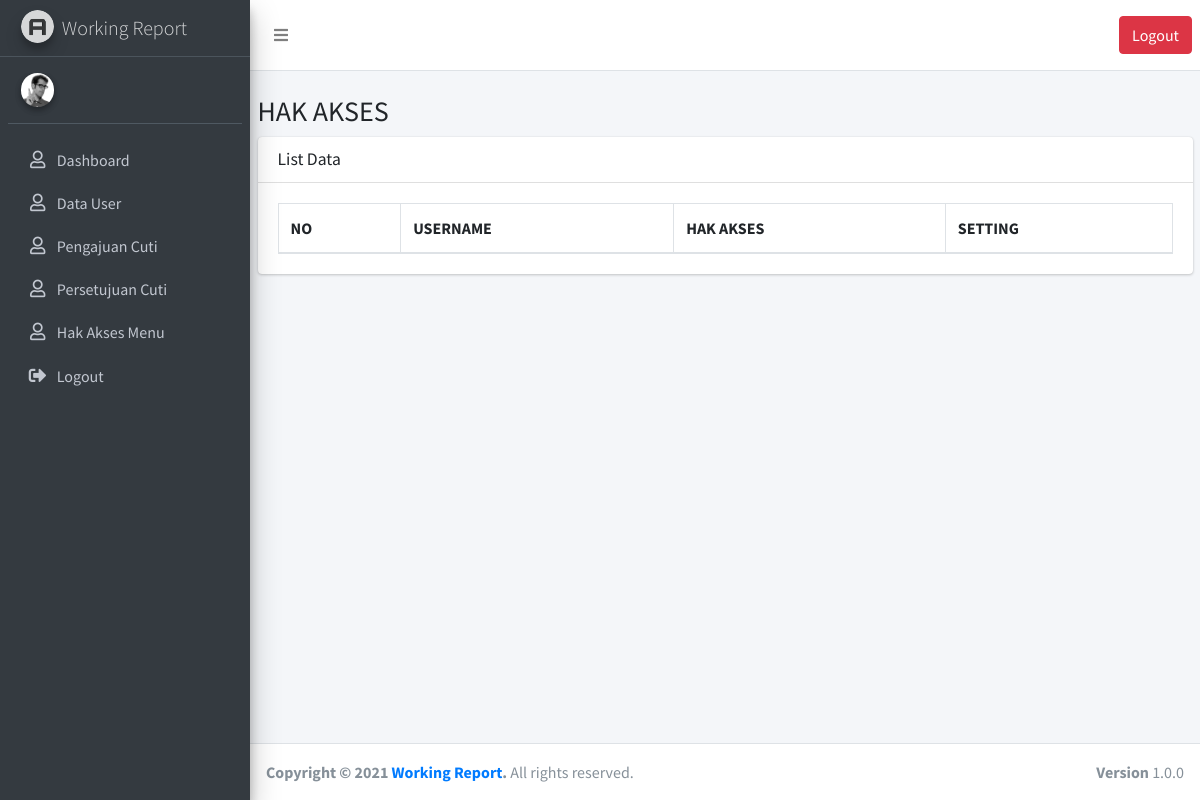
Page /index.php/role on the earlier database version.
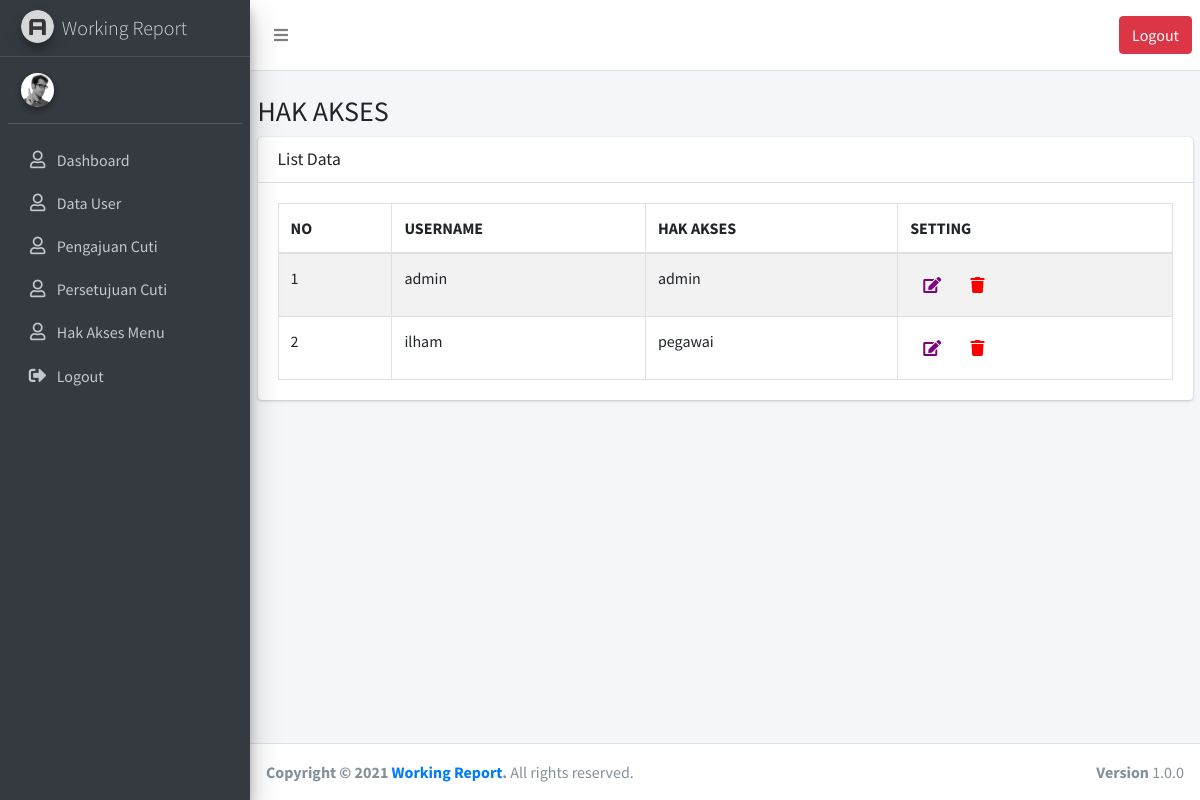
Same page on the later database version.
### tables this page shows
CREATE TABLE `users` (
  `id` int(11) NOT NULL,
  `username` varchar(50) DEFAULT NULL,
  `password` varchar(100) DEFAULT NULL,
  `role_id` int(11) DEFAULT NULL,
  `created_date` datetime DEFAULT NULL,
  `updated_date` datetime DEFAULT NULL
);

CREATE TABLE `roles` (
  `id` int(11) NOT NULL,
  `parent_role_id` int(11) DEFAULT NULL,
  `name` varchar(255) DEFAULT NULL,
  `description` text DEFAULT NULL,
  `created_by` varchar(50) DEFAULT NULL,
  `created_date` datetime DEFAULT NULL,
  `updated_by` varchar(50) DEFAULT NULL,
  `updated_date` datetime DEFAULT NULL
);

### application/controllers/Role.php (called while the page is built, shortened)
<?php
class Role extends CI_Controller
{
    function __construct(){
		$this->load->model('M_role');
		$this->load->model('M_user');
		$this->load->library('form_validation');
	}
    public function index()
    {
		$data['listrole'] = $this->M_role->getAll();
        $data['content'] = 'role/v_role';
        $this->load->view('v_template',$data);
    }
}

### index.php (called while the page is built, shortened)
<?php
require_once BASEPATH.'core/CodeIgniter.php';

### application/models/M_role.php (called while the page is built, shortened)
<?php
	class M_role extends CI_Model {
        private $_table = 'users';
        private $_table2 = 'roles';
        public function getAll(){
            $this->db->select('users.*, b.name');
            $this->db->from($this->_table);
            $this->db->join($this->_table2. " b", 'b.id = users.role_id');
            $query = $this->db->get();
            return $query;
        }
	}
?>

### application/views/role/v_role.php (the view, shortened to what this page needs)
<div class="col-sm-12">
    <div class="thumbnail">
        <div class="caption">
            <h3>
                HAK AKSES
            </h3>
        </div>
        <div class="card">
            <div class="card-header">
                <h3 class="card-title">List Data</h3>
            </div>
            <div class="card-body">
                <table id="example1" class="table table-bordered table-striped">
                    <thead>
                        <tr>
                            <th>NO</th>
                            <th>USERNAME</th>
                            <th>HAK AKSES</th>
                            <th>SETTING</th>
                        </tr>
                    </thead>
                    <tbody>
                        <?php
                            $no = 1;
                            foreach($listrole->result() as $rowrole){
                        ?>
                            <tr>
                                <td><?=$no?></td>
                                <td><?=$rowrole->username;?></td>
                                <td><?=$rowrole->name;?></td>
                                <td>
                                    <a href="<?= base_url(); ?>role/form/<?=$rowrole->id?>"
                                    class="btn"
                                    >
                                    <i class="fa fa-edit" style='color: purple'></i>
                                    </a>
                                    <a href="<?= base_url(); ?>role/delete/<?=$rowrole->id?>"
                                    class="btn"
                                    >
                                    <i class="fa fa-trash" style='color: red'></i>
                                    </a>
                                </td>
                            </tr>
                        <?php
                                $no++;
                            }
                        ?>
                    </tbody>
                </table>
            </div>
        </div>
    </div>
</div>

Differences in the rows shown:
now on this page (row edited): users: username "admin", role.name "admin"
added users: username "ilham", role.name "pegawai"
